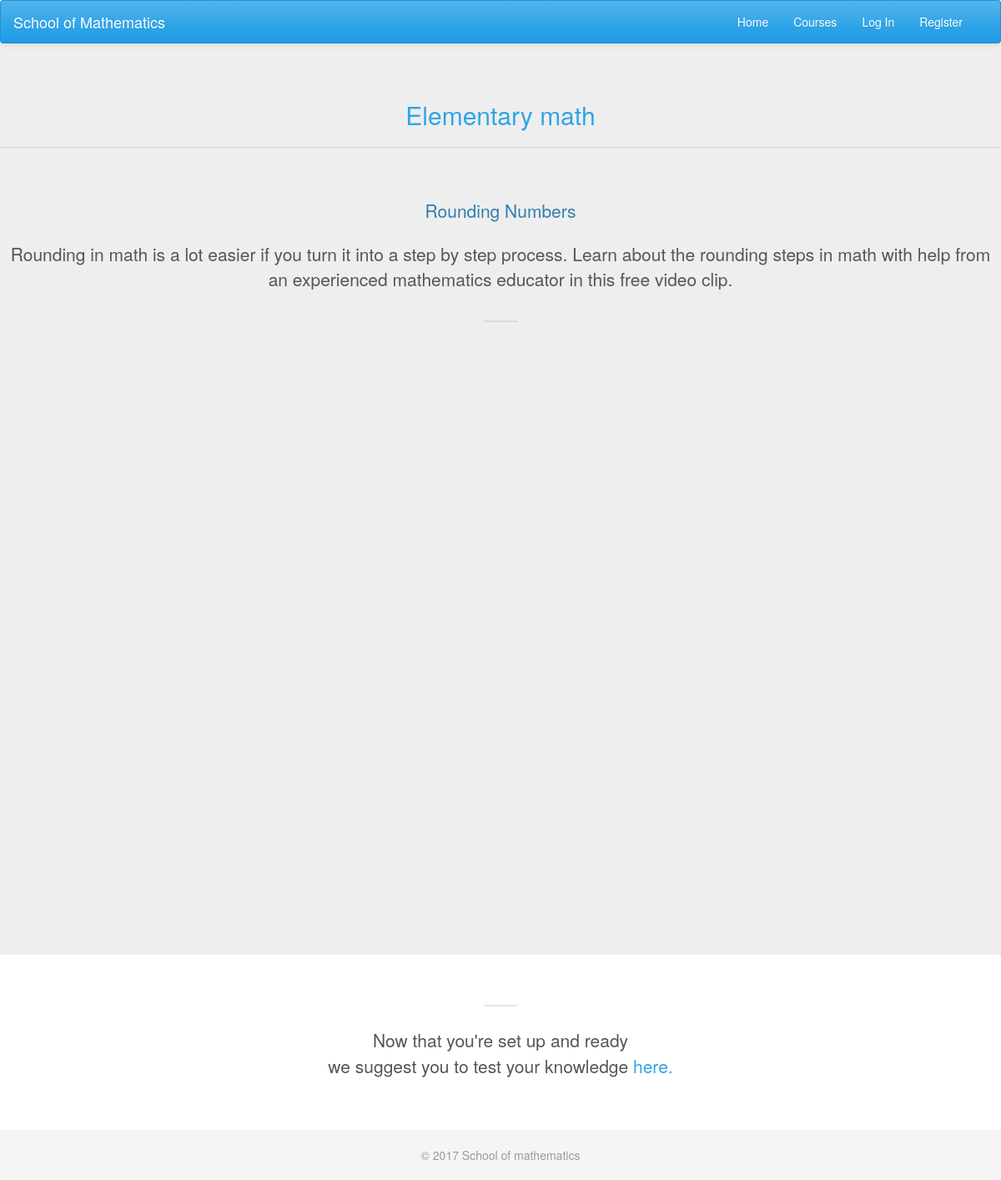
/courses/1/v1/, run on the app's committed database.
### courses/models.py (models this page shows, shortened)
class Step(models.Model):
    title = models.CharField(max_length=255)
    description = models.TextField()
    order = models.IntegerField(default=0)
    course = models.ForeignKey(Course)
    class Meta:
        abstract = True
        ordering = ['order',]

class Video(Step):
    video_url = EmbedVideoField()

class Course(models.Model):
    created_at = models.DateTimeField(auto_now_add=True)
    title = models.CharField(max_length=255)
    description = models.TextField()

### courses/views.py (the view)
# urls.py: url(r'(?P<course_pk>\d+)/v(?P<step_pk>\d+)/$', views.video_detail, name='video'),
def video_detail(request, course_pk, step_pk):
    video = get_object_or_404(models.Video, course_id=course_pk, pk=step_pk)
    quiz = get_object_or_404(models.Quiz, course_id=course_pk, pk=step_pk)
    return render(request, 'courses/video_detail.html', {'video':video, 'quiz':quiz})

### courses/models.py (called while the page is built)
    def get_absolute_url(self):
        return reverse('courses:quiz', kwargs={
            'course_pk': self.course_id,
            'step_pk': self.pk,
        })

### courses/templates/courses/video_detail.html (shortened to what this page needs)
{% extends 'layout.html' %}
{% load embed_video_tags %}
{% block header-content %}
    <h2
      class="text-center text-primary">
        <a
          href="{% url 'courses:detail' pk=video.course.pk %}">
            {{ video.course.title }}
        </a>
    </h2>
    <hr>
    <br>
    <h3
        class="lead text-center">{{ video.title }}</h3>
        {% with desc=video.description %}
            <p
              class="text-center">
                {{ desc }}
            </p>
        {% endwith %}
    <br>
    <p class="line"></p>
    <br>
        <div
            class="videoWrapper">
            {% video my_video "large" %}
        </div>
    {% endvideo %}
{% endblock %}
{% block section-content %}
    <p class="line"></p>
    <p
      class="lead text-center">
        Now that you're set up and ready
        <br>
        we suggest you to test your knowledge <a href="{{ quiz.get_absolute_url }}">here.</a></p>
    <br>
    <br>
{% endblock %}

### assets/css/layout.css (style rules this page uses)
a { text-decoration: none !important; }
.lead { margin-bottom: 20px; font-weight: 300; line-height: 1.5; }
.line { border: 1px solid rgba(0,0,0, 0.09); width: 40px; display: block; margin: 0 auto 25px; }
.videoWrapper { position: relative; padding-bottom: 56.25%; height: 0; }

### data on the page
Video: course "Elementary math", title "Rounding Numbers", description "Rounding in math is a lot easier if you turn it into a step by step process. Learn about the rounding steps in math with help from an experienced mathematics educator in this free video clip."
